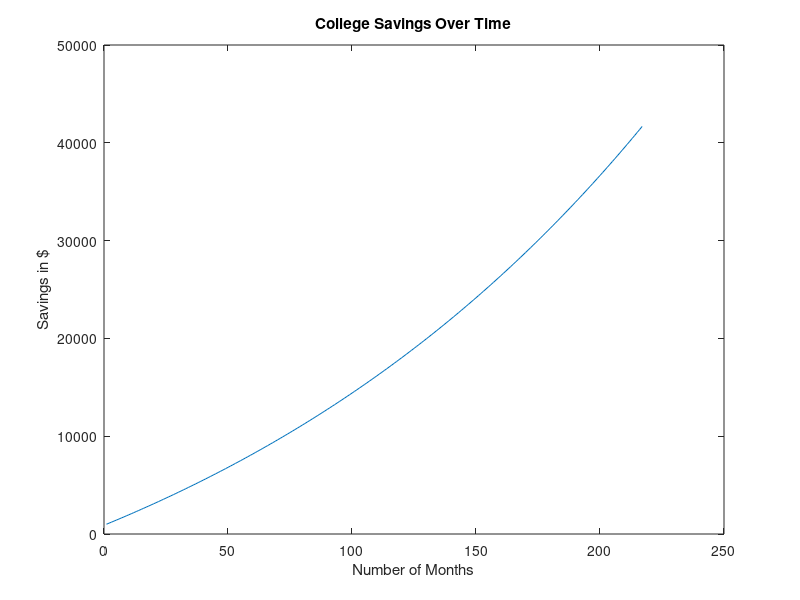

Source code (MATLAB):
%% College Savings

%% clc, clear, close all
clc, clear, close all;    %comment
%% Initial Savings
savings = [1000]
%% For loop, calculate savings each month
for i = [1:1:18*12]
    new_balance = savings(end) + savings(end)*0.005 + 100
    savings(end+1)= new_balance
end
%% tell user how much they saved
fprintf('\n In 18 years you saved: %4.2f \n',savings(end))

%% Plot savings vs. months
plot(savings)
xlabel('Number of Months')
ylabel('Savings in $')
title('College Savings Over Time')






